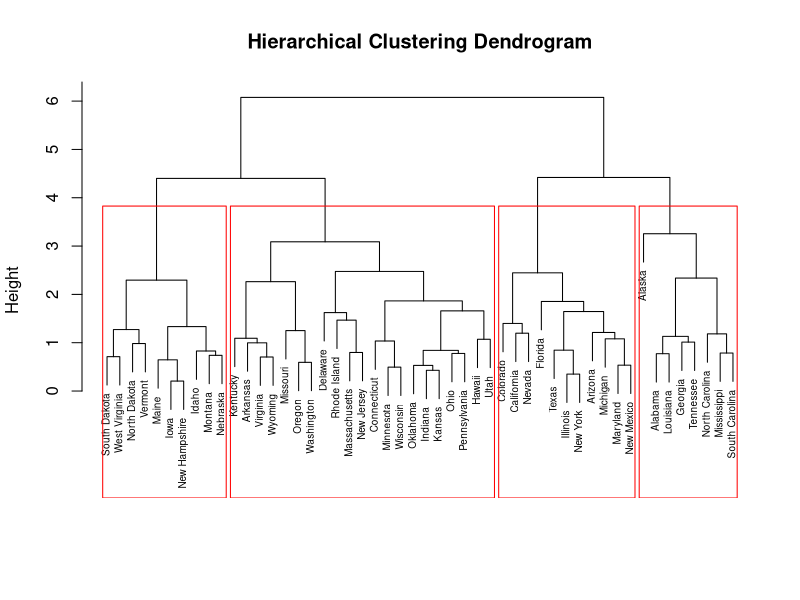

The R source for this figure:

data(USArrests)


scaled_data <- scale(USArrests)


dist_matrix <- dist(scaled_data, method="euclidean")


hc <- hclust(dist_matrix, method="complete")


plot(hc, main="Hierarchical Clustering Dendrogram",
     xlab="", sub="", cex=0.6)

# Draw rectangles for clusters (example: 4 clusters)
rect.hclust(hc, k=4, border="red")
